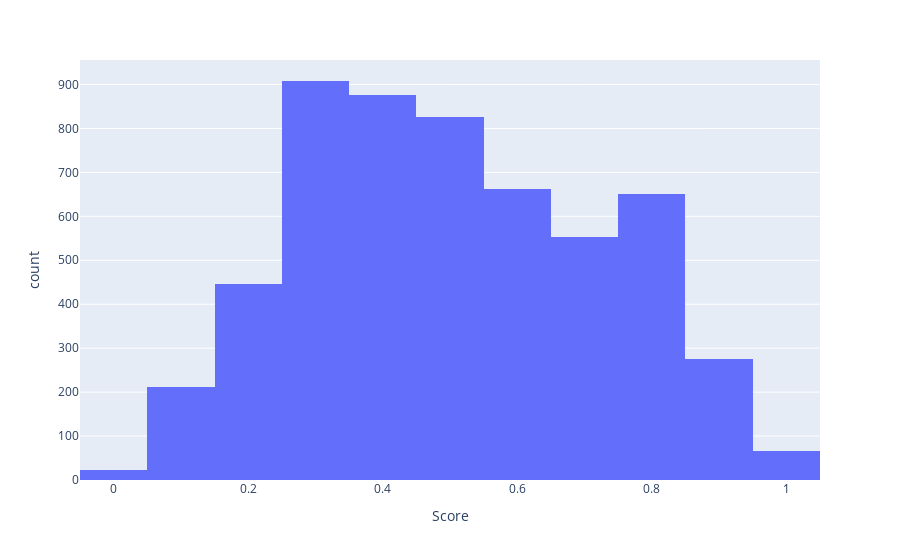

The notebook cell saved with this chart:
### Code cell
# import plotly.express as px
# df = px.data.tips()
# Here we use a column with categorical data
fig = px.histogram(df, x="Score", nbins=20)
fig.show()

### Figure 1 — Plotly figure (JSON) as saved in the notebook; plotly's stock layout.template omitted (floating-point values rounded to 4 significant figures; data arrays with more than 128 entries replaced by an {"elided": "..."} marker saying what was removed)
{"data": [{"alignmentgroup": "True", "bingroup": "x", "hovertemplate": "Score=%{x}<br>count=%{y}<extra></extra>", "legendgroup": "", "marker": {"color": "#636efa", "pattern": {"shape": ""}}, "name": "", "nbinsx": 20, "offsetgroup": "", "orientation": "v", "showlegend": false, "type": "histogram", "x": {"elided": "5500 float values"}, "xaxis": "x", "yaxis": "y"}], "layout": {"autosize": true, "barmode": "relative", "legend": {"tracegroupgap": 0}, "margin": {"t": 60}, "xaxis": {"anchor": "y", "autorange": true, "domain": [0, 1], "range": [-0.05, 1.05], "title": {"text": "Score"}, "type": "linear"}, "yaxis": {"anchor": "x", "autorange": true, "domain": [0, 1], "range": [0, 955.8], "title": {"text": "count"}}}}
